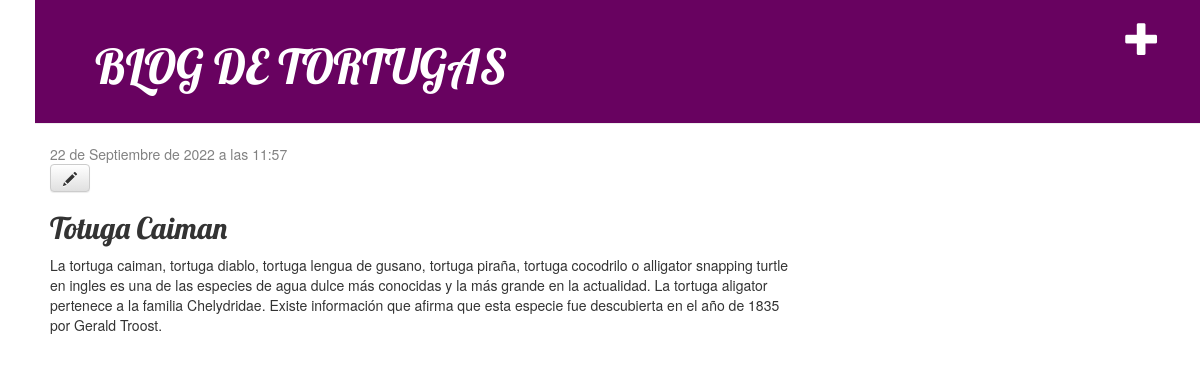
The page /post/8/ (signed in) on the database its author committed.
### blog/models.py (models this page shows, shortened)
class Post(models.Model):
    author = models.ForeignKey(settings.AUTH_USER_MODEL, on_delete=models.CASCADE)
    title = models.CharField(max_length=200)
    text = models.TextField()
    created_date = models.DateTimeField(
            default=timezone.now)
    published_date = models.DateTimeField(
            blank=True, null=True)

### blog/views.py (the view)
# urls.py: path('post/<int:pk>/', views.post_detail, name='post_detail'),
def post_detail(request, pk):
    post = Post.objects.get(pk=pk)
    return render(request, 'blog/post_detail.html', {'post':post,'title':post.title})

### blog/templates/blog/post_detail.html
{% extends 'blog/base.html' %}
{% block content %}
    <div class="post">
        {% if post.published_date %}
            <div class="date">
                {{ post.published_date }}
            </div>
        {% endif %}
        <a class="btn btn-default" href="{% url 'post_edit' pk=post.pk %}"><span class="glyphicon glyphicon-pencil"></span></a>
        <h2>{{ post.title }}</h2>
        <p>{{ post.text|linebreaksbr }}</p>
    </div>
{% endblock %}

### blog/static/blog/css/blog.css (style rules this page uses)
h1, h2, h3, h4 { font-family: 'Lobster', cursive; }
.date { color: #828282; }
.post { margin-bottom: px; }
body { padding-left: 35px; }

### rows shown on the page
Post: published_date "22 de Septiembre de 2022 a las 11:57", title "Totuga Caiman", text "La tortuga caiman, tortuga diablo, tortuga lengua de gusano, tortuga piraña, tortuga cocodrilo o alligator snapping turtle en ingles es una de las especies de agua dulce más conocidas y la más grande en la actualidad. La tortuga aligator pertenece a la familia Chelydridae. Existe información que afirma que esta especie fue descubierta en el año de 1835 por Gerald Troost."
